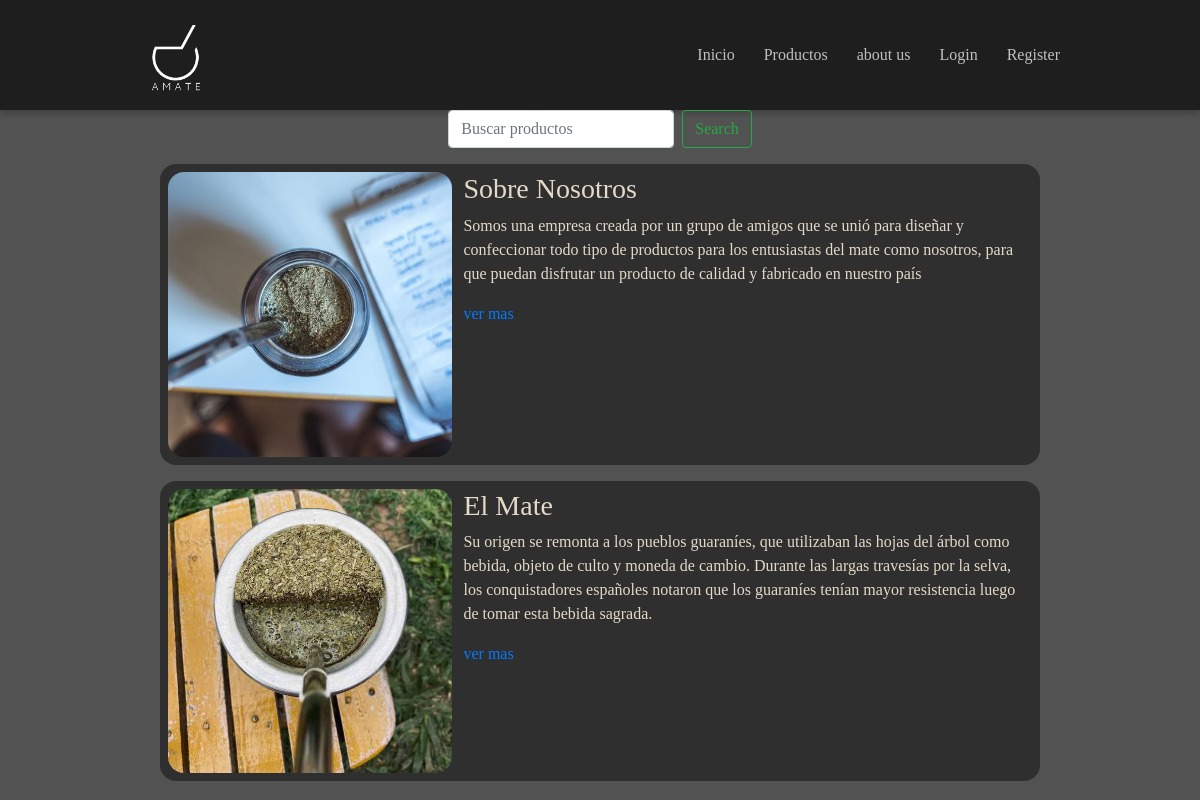
/home/, run on the app's committed database.
### Home/models.py (models this page shows, shortened)
class Publicacion(models.Model):
    title = models.CharField(max_length=15)
    text = models.CharField(max_length=400)
    imagen = models.ImageField(upload_to='home', null=True, blank= True)
    active = models.BooleanField(default=True)
    class Meta:
        verbose_name = 'Publicacion'
        verbose_name_plural = 'Publicaciones'

### Home/views.py (the view)
# urls.py: path('', Publications_list.as_view(), name = 'home'),
class Publications_list(ListView):
        model = Publicacion
        template_name = 'index.html'
        queryset = Publicacion.objects.filter(active = True)

### templates/index.html (shortened to what this page needs)
{% extends 'base.html' %}
{% block contenido %}
{% for publicacion in object_list %}
    <div class="publicacion">
        <div class="imgBody">
            <img src="{{ publicacion.imagen.url }}" alt="{{publicacion.title}}">
        </div>
        <div class="textBody">
            <h3>{{ publicacion.title }}</h3>
            <p>{{publicacion.text}}</p>
            <a class="enlaceBody" href="detail-publication/{{publicacion.pk}}">ver mas</a>
        </div>
    </div>
{% endfor %}
{% endblock %}

### static/css/style.css (style rules this page uses)
* { margin: 0; padding: 0; border: 0; font-size: 100%; vertical-align: baseline; }
* { font-family: "Hubballi", cursive; color: #e5dac7; }
body { background-color: #525252; }
.publicacion { padding: 0.5rem; display: grid; grid-template-areas: 'imgBody textBody'; grid-template-columns: 1fr 2fr ; max-width: 55rem; gap: 0.7rem; margin: 1rem auto; background-color: #2f2f2f; border-radius: 1rem; }
.imgBody { grid-area: imgBody; }
.textBody { grid-area: textBody; }
.publicacion .imgBody img { max-width: 100%; border-radius: 1rem; }

### data on the page
Publicacion: imagen (picture), title "Sobre Nosotros", text "Somos una empresa creada por un grupo de amigos que se unió para diseñar y confeccionar todo tipo de productos para los entusiastas del mate como nosotros, para que puedan disfrutar un producto de calidad y fabricado en nuestro país"
Publicacion: imagen (picture), title "El Mate", text "Su origen se remonta a los pueblos guaraníes, que utilizaban las hojas del árbol como bebida, objeto de culto y moneda de cambio. Durante las largas travesías por la selva, los conquistadores españoles notaron que los guaraníes tenían mayor resistencia luego de tomar esta bebida sagrada."
